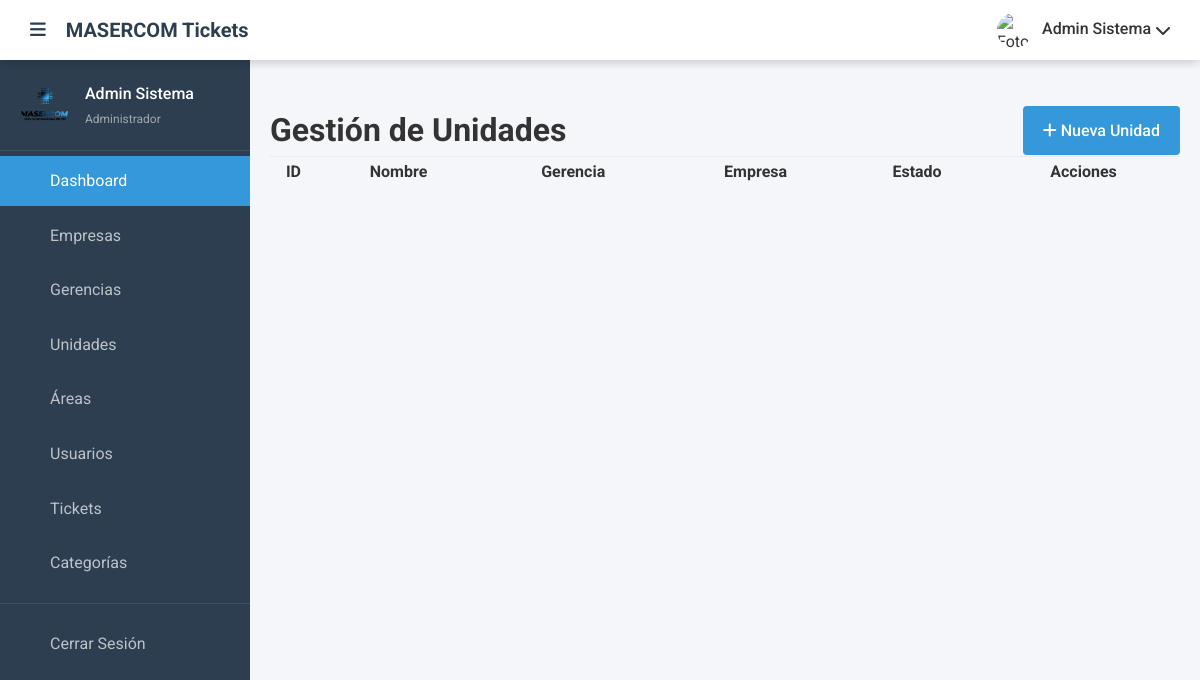
/admin/unidades.php (signed in), run on an earlier commit of the app's database.
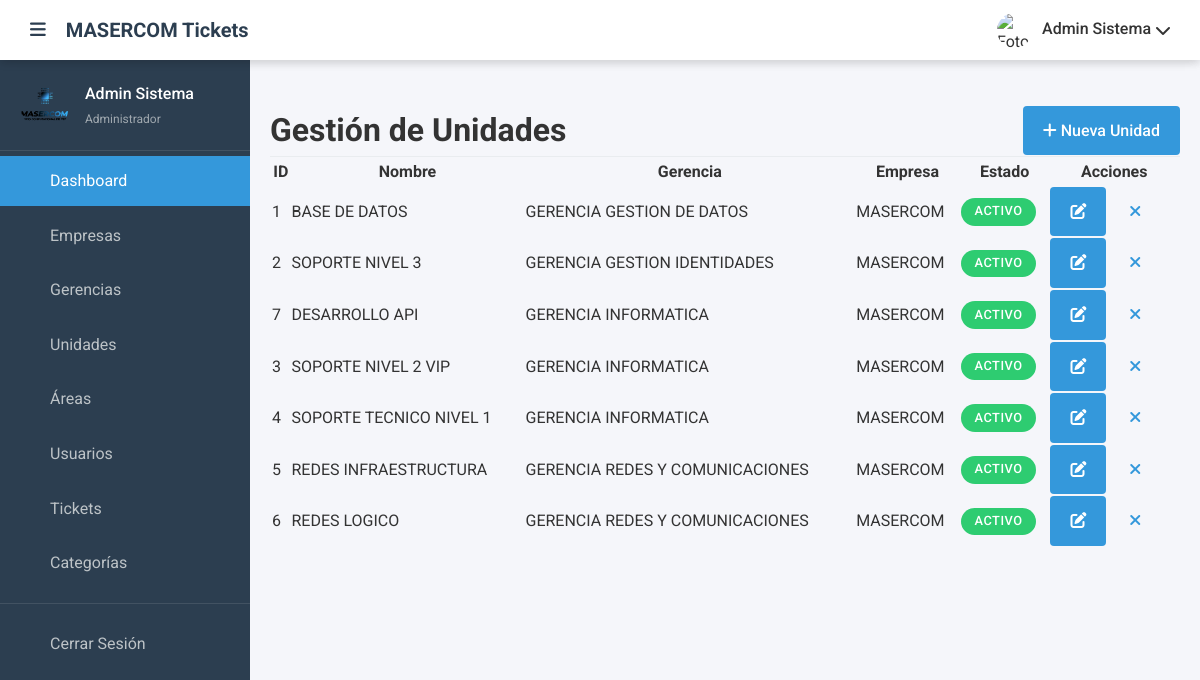
And on a later commit of the database.
### tables this page shows
CREATE TABLE `unidades` (
  `id` int(11) NOT NULL,
  `id_gerencia` int(11) NOT NULL,
  `nombre` varchar(100) NOT NULL,
  `descripcion` text DEFAULT NULL,
  `estado` tinyint(1) DEFAULT 1,
  `fecha_creacion` datetime DEFAULT current_timestamp()
);

CREATE TABLE `gerencias` (
  `id` int(11) NOT NULL,
  `id_empresa` int(11) NOT NULL,
  `nombre` varchar(100) NOT NULL,
  `descripcion` text DEFAULT NULL,
  `estado` tinyint(1) DEFAULT 1,
  `fecha_creacion` datetime DEFAULT current_timestamp()
);

CREATE TABLE `empresas` (
  `id` int(11) NOT NULL,
  `nombre` varchar(100) NOT NULL,
  `direccion` text DEFAULT NULL,
  `telefono` varchar(20) DEFAULT NULL,
  `estado` tinyint(1) DEFAULT 1,
  `fecha_creacion` datetime DEFAULT current_timestamp()
);

### admin/unidades.php (the view, shortened to what this page needs)
<?php
$db = new Database();
$conn = $db->getConnection();
$action = $_GET['action'] ?? 'list';
$query = "SELECT u.*, g.nombre as gerencia_nombre, e.nombre as empresa_nombre
          FROM unidades u
          JOIN gerencias g ON u.id_gerencia = g.id
          JOIN empresas e ON g.id_empresa = e.id
          ORDER BY e.nombre, g.nombre, u.nombre";
$stmt = $conn->query($query);
$unidades = $stmt->fetchAll(PDO::FETCH_ASSOC);
include_once '../includes/header.php';
?>
<!DOCTYPE html>
<html lang="es">
<head>
    <link rel="stylesheet" href="../assets/css/style.css">
    <link rel="stylesheet" href="../assets/css/dashboard.css">
    <link rel="stylesheet" href="https://cdn.datatables.net/1.11.5/css/jquery.dataTables.min.css">
    <link rel="stylesheet" href="https://cdnjs.cloudflare.com/ajax/libs/font-awesome/6.0.0-beta3/css/all.min.css">
    <link rel="stylesheet" href="../assets/css/profesional.css">
</head>
<body>
    <?php include '../includes/header.php'; ?>
    <div class="container">
        <?php include 'sidebar.php'; ?>
        <main class="main-content">
            <div class="page-header">
                <h1>Gestión de Unidades</h1>
                <div class="actions">
                    <?php if ($action != 'list'): ?>
                    <a href="unidades.php" class="btn btn-secondary"><i class="fas fa-arrow-left"></i> Volver a la lista</a>
                    <?php else: ?>
                    <a href="unidades.php?action=create" class="btn btn-primary"><i class="fas fa-plus"></i> Nueva Unidad</a>
                    <?php endif; ?>
                </div>
            </div>
            <?php if ($action == 'list'): ?>
                <div class="card">
                    <div class="card-body">
                        <table id="unidadesTable" class="display" style="width:100%">
                           <thead>
                                <tr>
                                    <th>ID</th>
                                    <th>Nombre</th>
                                    <th>Gerencia</th>
                                    <th>Empresa</th>
                                    <th>Estado</th>
                                    <th>Acciones</th>
                                </tr>
                            </thead>
                            <tbody>
                                <?php foreach ($unidades as $uni): ?>
                                    <tr>
                                        <td><?php echo $uni['id']; ?></td>
                                        <td><?php echo htmlspecialchars($uni['nombre']); ?></td>
                                        <td><?php echo htmlspecialchars($uni['gerencia_nombre']); ?></td>
                                        <td><?php echo htmlspecialchars($uni['empresa_nombre']); ?></td>
                                        <td><span class="badge <?php echo $uni['estado'] ? 'badge-success' : 'badge-danger'; ?>"><?php echo $uni['estado'] ? 'Activo' : 'Inactivo'; ?></span></td>
                                        <td>
                                            <a href="unidades.php?action=edit&id=<?php echo $uni['id']; ?>" class="btn btn-sm btn-primary" title="Editar"><i class="fas fa-edit"></i></a>
                                            <a href="unidades.php?toggle=1&id=<?php echo $uni['id']; ?>" class="btn btn-sm btn-<?php echo $uni['estado'] ? 'warning' : 'success'; ?>" title="<?php echo $uni['estado'] ? 'Desactivar' : 'Activar'; ?>"><i class="fas fa-<?php echo $uni['estado'] ? 'times' : 'check'; ?>"></i></a>
                                        </td>
                                    </tr>
                                <?php endforeach; ?>
                            </tbody>
                           </table>
                    </div>
                </div>
            <?php endif; ?>
        </main>
    </div>
</body>
</html>

What changed in the data, as far as the page shows it:
added unidades: id "1", nombre "BASE DE DATOS", id_gerencia.nombre "GERENCIA GESTION DE DATOS", empresas.nombre "MASERCOM", estado "ACTIVO"
added unidades: id "2", nombre "SOPORTE NIVEL 3", id_gerencia.nombre "GERENCIA GESTION IDENTIDADES", empresas.nombre "MASERCOM", estado "ACTIVO"
added unidades: id "7", nombre "DESARROLLO API", id_gerencia.nombre "GERENCIA INFORMATICA", empresas.nombre "MASERCOM", estado "ACTIVO"
added unidades: id "3", nombre "SOPORTE NIVEL 2 VIP", id_gerencia.nombre "GERENCIA INFORMATICA", empresas.nombre "MASERCOM", estado "ACTIVO"
added unidades: id "4", nombre "SOPORTE TECNICO NIVEL 1", id_gerencia.nombre "GERENCIA INFORMATICA", empresas.nombre "MASERCOM", estado "ACTIVO"
added unidades: id "5", nombre "REDES INFRAESTRUCTURA", id_gerencia.nombre "GERENCIA REDES Y COMUNICACIONES", empresas.nombre "MASERCOM", estado "ACTIVO"
added unidades: id "6", nombre "REDES LOGICO", id_gerencia.nombre "GERENCIA REDES Y COMUNICACIONES", empresas.nombre "MASERCOM", estado "ACTIVO"
